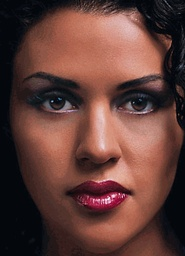
#> input picture Trabalho_1/input/Woman.jpg, 185 x 256 px, shrunk from 358 x 496 before the run, found by its file name
$ python comparacaoFMedia.py
#> lines starting #> are read from the running program, lines starting #| are printed output that depends on the picture
#> further down, img is the input picture: PIL image 185x256 RGB; mean R, G, B 97.7, 62.6, 56.7
### Trabalho_1/filtro_media.py
from PIL import Image
import random
import timeit
from utils import in_file, out_file, correlacao

# Aplicando filtro média 3x5
def filtro_media(imagem, dimensao_filtro):
#> called with dimensao_filtro = (25, 25)
    w, h = imagem.size
#> w = 185; h = 256
    nova_img = Image.new("RGB", (w, h))
#> nova_img: PIL image 185x256 RGB; every value is 0

    dimensao_total = dimensao_filtro[0]*dimensao_filtro[1]
    filtro = [1/dimensao_total for _ in range(dimensao_total)]

    for linha in range(w):
        for coluna in range(h):
            # [12 lines of commented-out code are left out]

            soma_RGB = correlacao(imagem, filtro, dimensao_filtro, (linha, coluna))

            nova_img.putpixel((linha, coluna), (int(soma_RGB[0]), int(soma_RGB[1]), int(soma_RGB[2])))
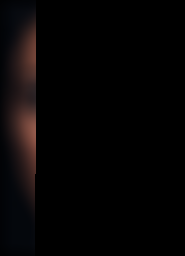
#> nova_img: PIL image 185x256 RGB; mean R, G, B 5.8, 4.1, 4.2
    return nova_img


# [9 lines that do not run on import are left out]

### Trabalho_1/utils.py
import os;

INPUT_DIR = "Trabalho_1/input"
OUTPUT_DIR = "Trabalho_1/output"

def in_file(filename):
    return os.path.join(INPUT_DIR, filename)


def out_file(filename):
    return os.path.join(OUTPUT_DIR, filename)


def correlacao(imagem, filtro, dimensao_filtro, tupla_pixel):
    w, h = imagem.size

    linha = tupla_pixel[0]
    coluna = tupla_pixel[1]
    var_linha = int(dimensao_filtro[0]/2) # variante da linha do inicio ao fim
    var_coluna = int(dimensao_filtro[1]/2) # variante da coluna do inicio ao fim

    soma_r = 0
    soma_g = 0
    soma_b = 0
    i = 0

    # for que vai percorrer a vizinhança do píxel de acordo com a dimensão do filtro
    for m in range(linha-var_linha, linha+var_linha+1):
        for n in range(coluna-var_coluna, coluna+var_coluna+1):
            if m >= 0 and m < w and n >= 0 and n < h:
#> (the run stopped early here; a loop or call above may not have finished)
